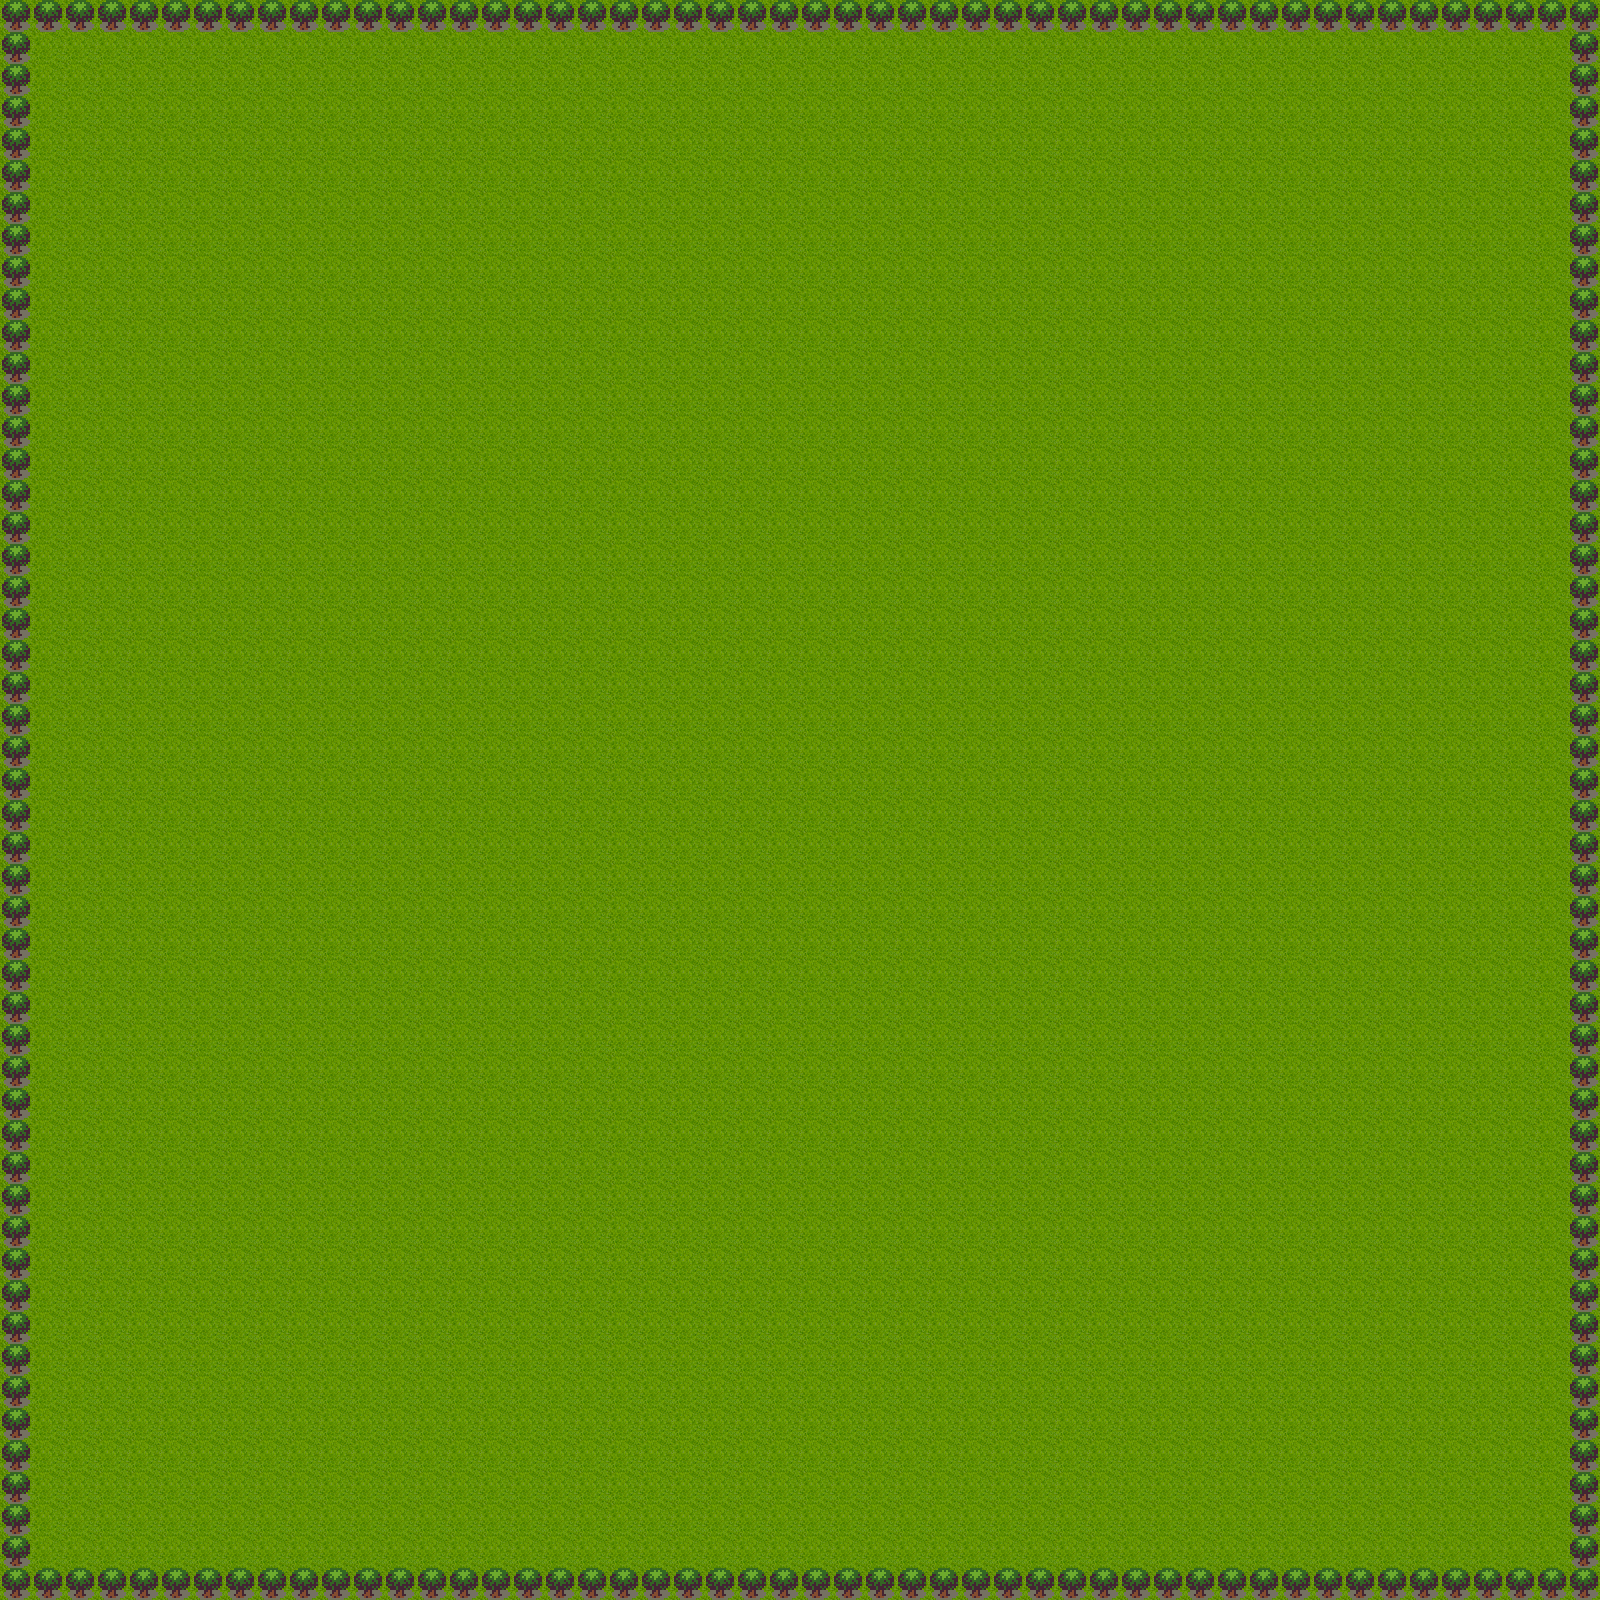

The image is a tile-based game level rendered from a .tmx file. Its description and source (layers, tilesets, objects; grid data summarised) follow:
An orthogonal 50x50 tile map with 32x32 px tiles, 2 tile layers (Capa 1 - Suelo, Capa 2 - Mobiliario).

<map version="1.0" orientation="orthogonal" renderorder="right-down" width="50" height="50" tilewidth="32" tileheight="32" nextobjectid="5">
 <tileset firstgid="1" name="Mi_seleccion" tilewidth="32" tileheight="32" tilecount="81" columns="9">
  <image source="../images/Mi_seleccion.png" trans="ffffff" width="288" height="288" />
  <tile id="0">
   <animation>
    <frame tileid="0" duration="100" />
    <frame tileid="1" duration="100" />
    <frame tileid="2" duration="100" />
   </animation>
  </tile>
  <tile id="9">
   <animation>
    <frame tileid="9" duration="100" />
    <frame tileid="10" duration="100" />
    <frame tileid="11" duration="100" />
   </animation>
  </tile>
  <tile id="18">
   <animation>
    <frame tileid="18" duration="100" />
    <frame tileid="19" duration="100" />
    <frame tileid="20" duration="100" />
   </animation>
  </tile>
  <tile id="21">
   <animation>
    <frame tileid="21" duration="100" />
    <frame tileid="30" duration="100" />
   </animation>
  </tile>
  <tile id="27">
   <animation>
    <frame tileid="27" duration="100" />
    <frame tileid="28" duration="100" />
    <frame tileid="29" duration="100" />
   </animation>
  </tile>
 </tileset>
 <layer name="Capa 1 - Suelo" width="50" height="50">
  <data>[2500 cells, 2500 non-empty, 1 distinct tile ids]</data>
 </layer>
 <layer name="Capa 2 - Mobiliario" width="50" height="50">
  <properties>
   <property name="collision" value="true" />
  </properties>
  <data>[2500 cells, 196 non-empty, 1 distinct tile ids]</data>
 </layer>
</map>
